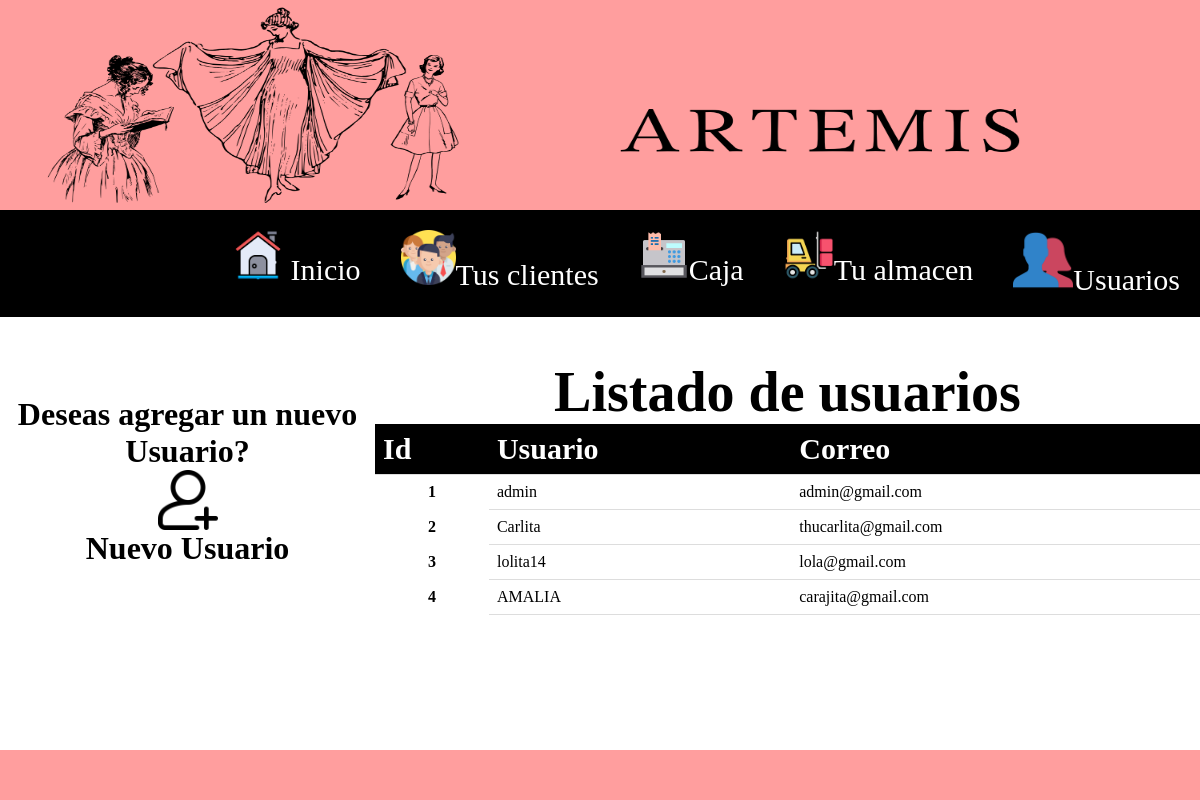
Screenshot of /user.php with the database file from the repository.
### tables this page shows
CREATE TABLE IF NOT EXISTS `usuario` (
  `Id_usu` int(100) NOT NULL,
  `Usuario` varchar(255) NOT NULL,
  `Contrasenia` varchar(255) NOT NULL,
  `Correo` varchar(255) NOT NULL
);

### user.php (the view, shortened to what this page needs)
<?php
$sql ="select Id_usu, Usuario, Correo from Usuario";
$resultado=mysql_query($sql);
?>
<html>
<head>
<link rel="stylesheet" type="text/css" href="css/estilos.css">
  </head>
</head>
<body bgcolor="white">
<div class="container">
  <header class="header bar"> <img src="sources/1.png" width="100%" height="210">
  <nav>
		<ul>
			<li><a href="Inicio.php"><img src="sources/8.png" width="50" height="50"> Inicio</a></li>
			<li><a href="Clientes.php"> <img src="sources/9.png" width="55" height="55">Tus clientes</a></li>
			<li><a href="Compra.php"> <img src="sources/10.png" width="50" height="50">Caja</a></li>
			<li><a href="Inventario.php"> <img src="sources/11.png" width="50" height="50">Tu almacen</a></li>
			<li><a href="user.php"><img src="sources/12.png" width="60" height="60">Usuarios</a></li>
		</ul>
	</nav>
</header>
  <div class="content-body">
    <aside class="ads2">
    <br><br><br><br><br><br><br><br><br>
    <br><br>  <br><br><br><br><br><br><br><br><br>
    <br><br>
    <p class="letra">Deseas agregar un nuevo Usuario?
         <br>
         <a href="Formulario_user.php"><img src="sources/15.png" width="60" height="60"></a>
         <br>
  Nuevo Usuario
  </p>
    </aside>
        <main class="content3">
        <br><br><br><br><br>  <br><br><br><br><br>  <br><br><br><br><br>  <br><br><br><br><br>
<p class="titulo">Listado de usuarios</p>
<table class="tabla_art" cellspacing="7"  width="100%">
    <thead class="thead-dark">
          <tr>
                <th class="th_art"><p class="blanco_art">Id</p></th>
                <th class="th_art"><p class="blanco_art">Usuario</p></th>
                <th class="th_art"> <p class="blanco_art">Correo</p></th>
          </tr>
    </thead>
    <tbody id="Contenedor">
    <?php
while ($filas=mysql_fetch_assoc($resultado)) {
     ?>
          <tr>
          <th scope="row"><?php echo $filas['Id_usu'] ?></th>
                <td class="td_art"><?php echo $filas['Usuario'] ?></td>
                <td class="td_art"><?php echo $filas['Correo'] ?></td>
<?php
}
?>
    </tbody>
</table>
    </main>
  </div>
  <footer class="footer">
  <img src="sources/5.png" width="100%" height="50">
  </footer>
</div>
</body>
</html>

### css/estilos.css (style rules this page uses)
* { padding: 0; margin: 0; }
.titulo { font-weight: bold; font-family: gabriola; font-size: 350%; text-align: center; color:black; }
.letra { color: black; font-weight: bold; font-family: gabriola; font-size: 200%; text-align: center; }
a { text-decoration:none; color:#FFF; }
.bar { background: rgb(0, 0, 0); width: 100%; position: fixed; }
nav { float: right; }
nav ul { list-style: none; overflow: hidden; }
nav ul li { float: left; font-family: gabriola; font-size: 30px; }
nav ul li a { display: block; padding: 10px; color: white; text-decoration: none; }
nav ul li a { display: block; padding: 20px; color: white; text-decoration: none; }
.container { display: flex; flex-direction: column; height: 100vh; color: white; }
.header { flex: 0 0 50px; }
.content-body { flex: 1 1 auto; display: flex; flex-direction: row; }
.footer { flex: 0 0 50px; }
.tabla_art { border-collapse: collapse; width: 100%; }
.th_art { padding: 8px; text-align: left; border-bottom: 1px solid #ddd; background-color: black; }
.td_art { padding: 8px; text-align: left; border-bottom: 1px solid #ddd; }
.blanco_art { color:white; font-family: gabriola; font-size: 30px; }
.content-body .content3 { flex: 1 1 auto; overflow: auto; background-position: center; background-repeat: no-repeat; border-radius: 50px; height: 700px; width: 1100px; }
.content-body .ads2 { flex: 1 1 auto; overflow: auto; height: 700px; width: 500px; }

### rows the page displays
usuario: Id_usu "1", Usuario "admin", Correo "admin@gmail.com"
usuario: Id_usu "2", Usuario "Carlita", Correo "thucarlita@gmail.com"
usuario: Id_usu "3", Usuario "lolita14", Correo "lola@gmail.com"
usuario: Id_usu "4", Usuario "AMALIA", Correo "carajita@gmail.com"
